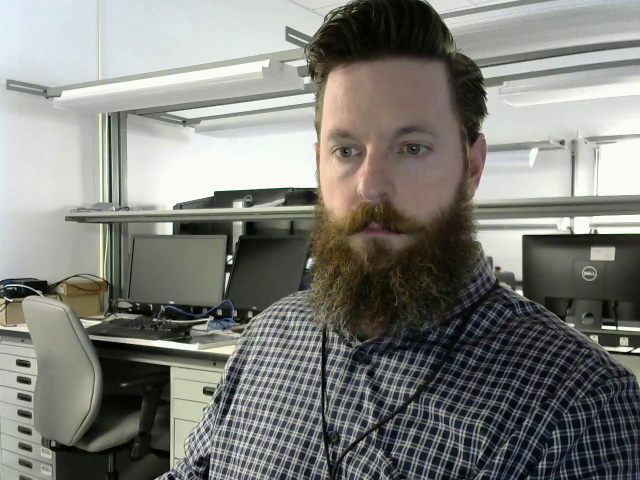
#> input picture frame 18 of test_images/test_vid.mp4, 1280 x 960 px (shown at 1/2 size)
$ python edge_detection_video_file.py
#> lines starting #> are read from the running program, lines starting #| are printed output that depends on the picture
import numpy as np
import cv2
import sys

cap = cv2.VideoCapture('/home/odroid/Desktop/python_scripts/test/test_images/test_vid.mp4')


while(True):
	# capture frame by frame

	ret, frame = cap.read()
#> frame is the input picture: shape (960, 1280, 3); mean B, G, R 121.9, 127.3, 126.5

	#flip image
	frame = cv2.flip(frame, 1)
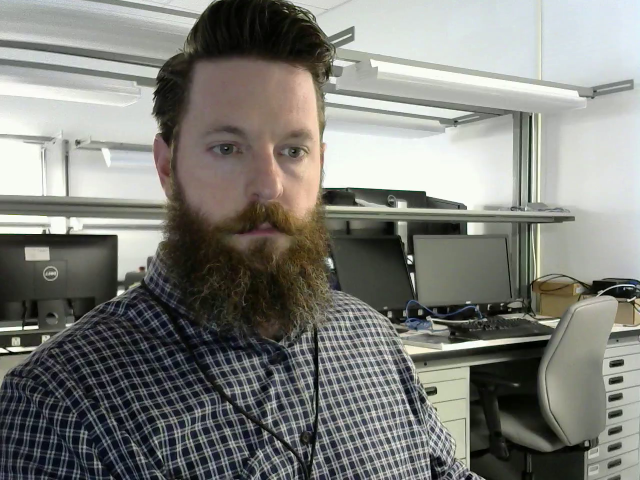
#> frame: shape (960, 1280, 3) (shown at 1/2 size); mean B, G, R 121.9, 127.3, 126.5

	# make grayscale
	gray = cv2.cvtColor(frame, cv2.COLOR_BGR2GRAY)
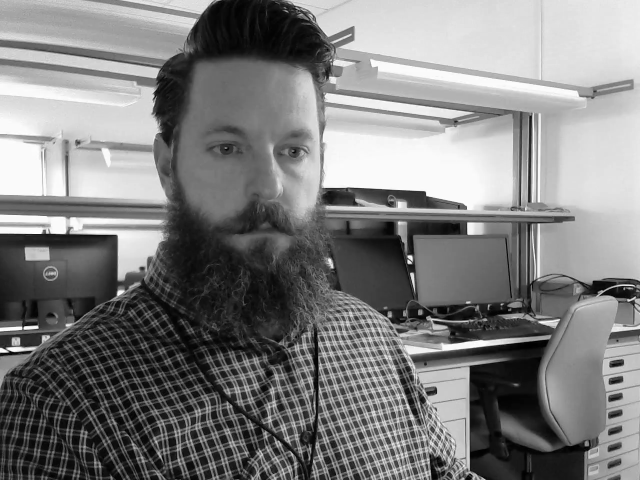
#> gray: shape (960, 1280) (shown at 1/2 size); min 0, max 255, mean 126.4

	# run Canny Edge Detection
	#edges = cv2.Canny(frame, 100, 200)
	edges = cv2.Canny(gray, 100, 200)
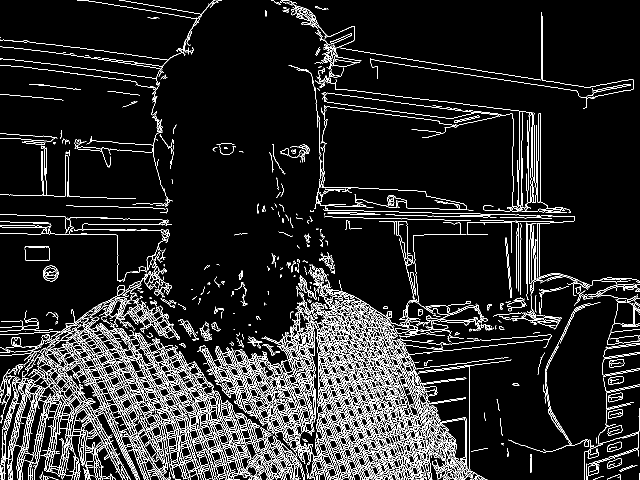
#> edges: shape (960, 1280) (shown at 1/2 size); 9.2% white in thin lines or dots

	# Display the resulting frame
	cv2.imshow('image', edges)

	k = cv2.waitKey(30) & 0xff
#> (key q is pressed here)
	if k == ord('q'):
		break
	elif k == 27:
		break


# When everything is done, release the capture
cap.release()
cv2.destroyAllWindows()

$ run again, starting later in the video
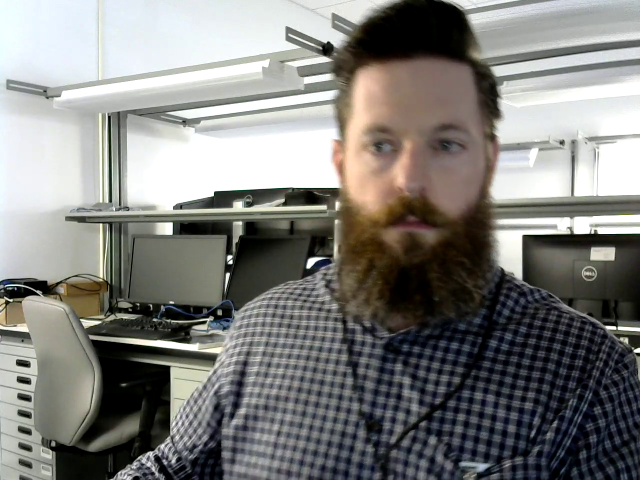
#> input picture frame 81 of test_images/test_vid.mp4, 1280 x 960 px (shown at 1/2 size)
#> frame is the input picture: shape (960, 1280, 3); mean B, G, R 124.4, 127.5, 128.1
#> `gray = cv2.cvtColor(frame, cv2.COLOR_BGR2GRAY)`:
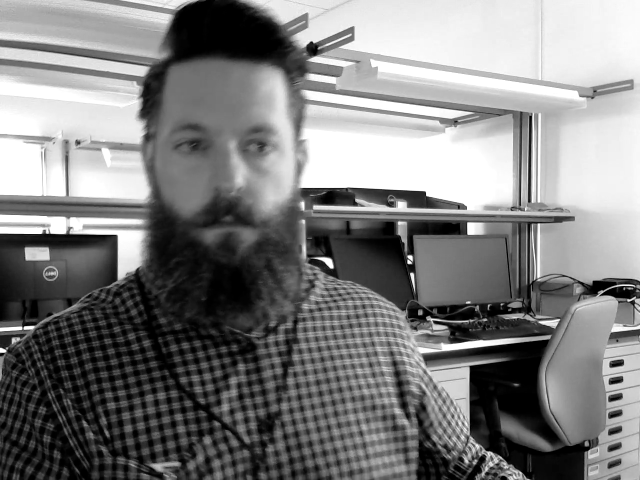
#> gray: shape (960, 1280) (shown at 1/2 size); min 0, max 255, mean 127.3
#> `edges = cv2.Canny(gray, 100, 200)`:
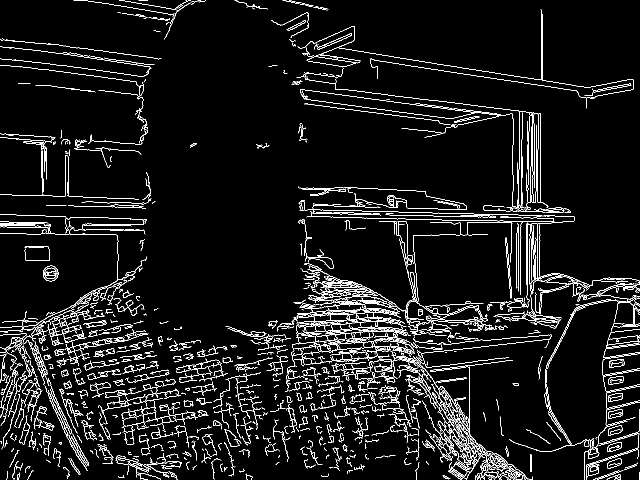
#> edges: shape (960, 1280) (shown at 1/2 size); 6.1% white in thin lines or dots

$ run again, starting later in the video
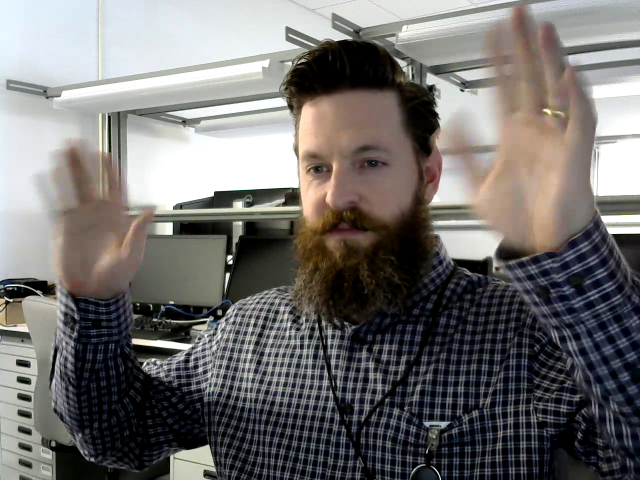
#> input picture frame 144 of test_images/test_vid.mp4, 1280 x 960 px (shown at 1/2 size)
#> frame is the input picture: shape (960, 1280, 3); mean B, G, R 111.4, 113, 115.4
#> `gray = cv2.cvtColor(frame, cv2.COLOR_BGR2GRAY)`:
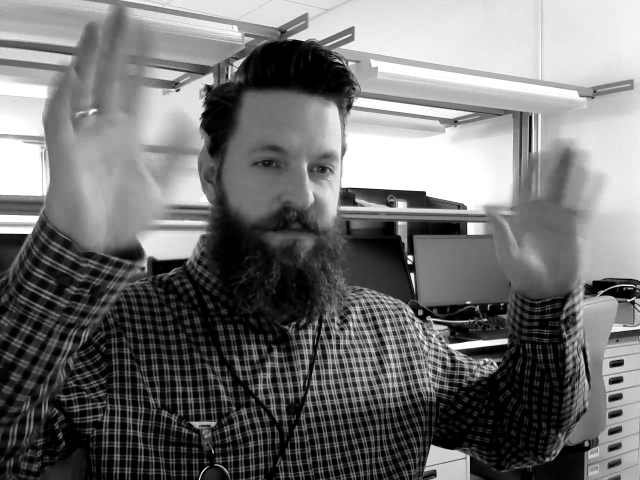
#> gray: shape (960, 1280) (shown at 1/2 size); min 0, max 255, mean 113.5
#> `edges = cv2.Canny(gray, 100, 200)`:
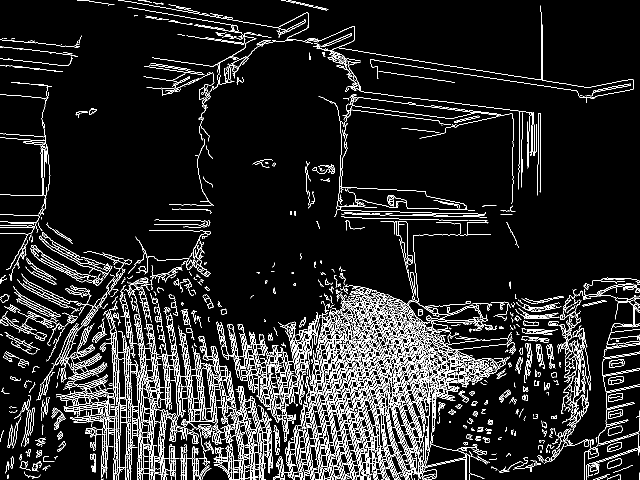
#> edges: shape (960, 1280) (shown at 1/2 size); 9% white in thin lines or dots
